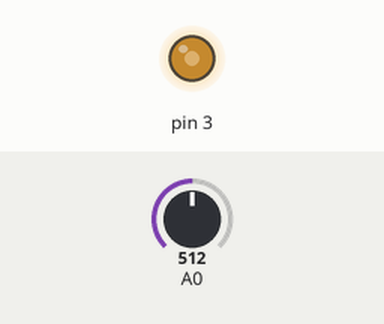
Simulated run of this sketch. Board: Arduino Uno, built with avr-gcc and run on an emulated ATmega328P. Parts: output pins drawn as LEDs (lit = HIGH). Inputs (shaded band) come from the test bench; at power-on: A0 = 512.

Above: at 1.2 s.
1.3 s: A0 set to 306
At 2.1 s:
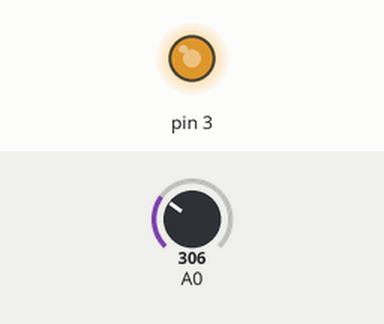
2.8 s: A0 set to 122
At 3.2 s:
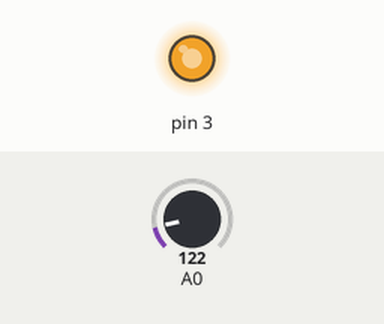
4.3 s: A0 set to 900
At 5.5 s:
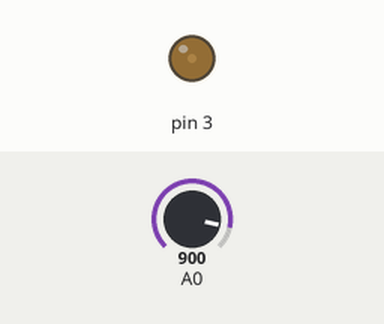
5.8 s: A0 set to 1023
At 6.7 s:
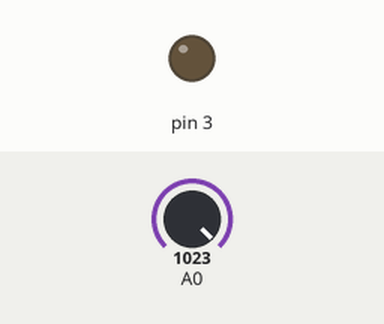
7.3 s: A0 set to 511
At 7.8 s:
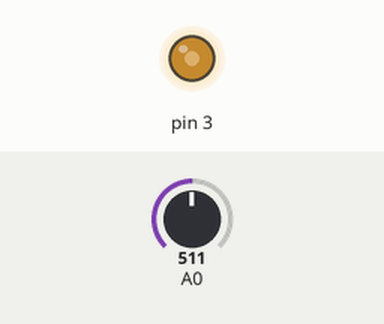
Timing chart, 0 to 9.8 s (numbered marks = the images above; inputs shaded):
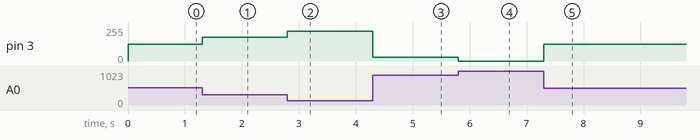

Measured:
- after the input at 1.3 s, pin 3: 127/255 → 178/255 at once
- after the input at 2.8 s, pin 3: 178/255 → 224/255 at once
- after the input at 4.3 s, pin 3: 224/255 → 30/255 at once
- after the input at 5.8 s, pin 3: 30/255 → 0/255 at once
- after the input at 7.3 s, pin 3: 0/255 → 127/255 at once

The sketch:

ControlBrightness.ino
```cpp
void setup() {}

void loop() {
  int val = analogRead(A0);
  val = 1023-val;
  int output = map(val, 0, 1023, 0, 255);
  analogWrite(3, output);
}
```
